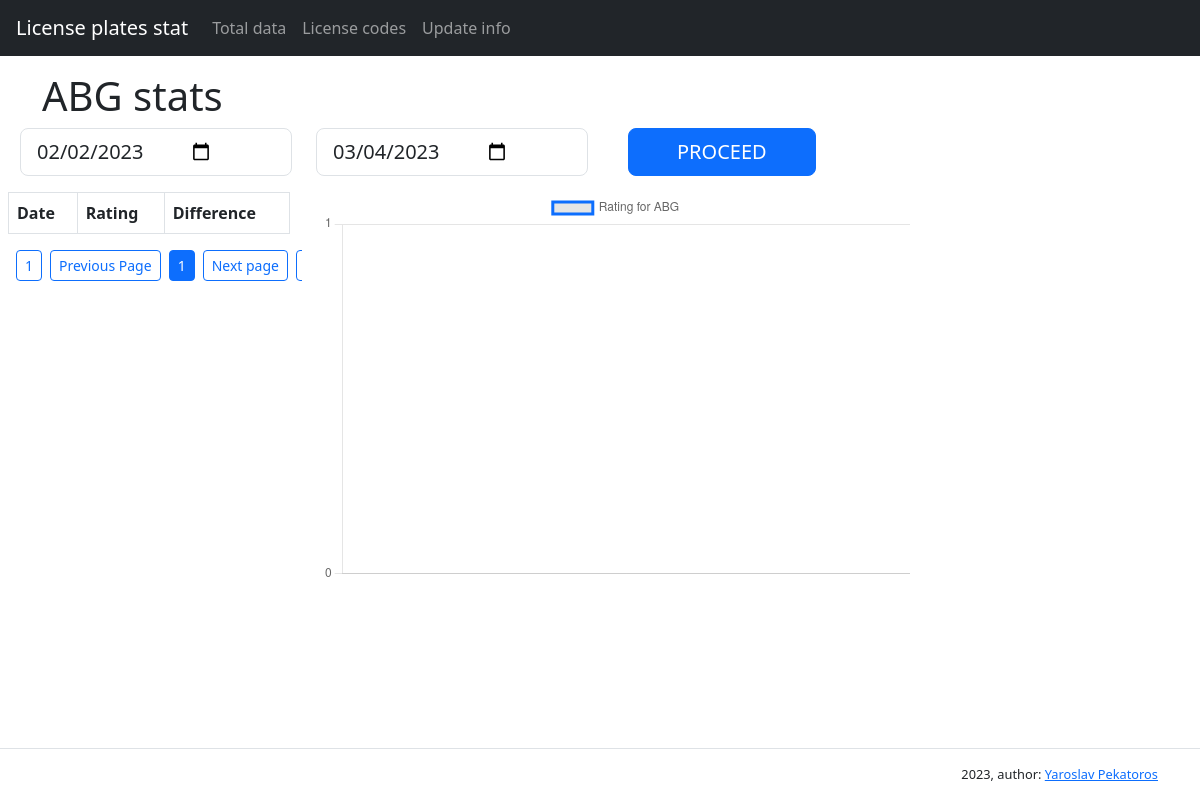
Before: /code/ABG with the older database file.
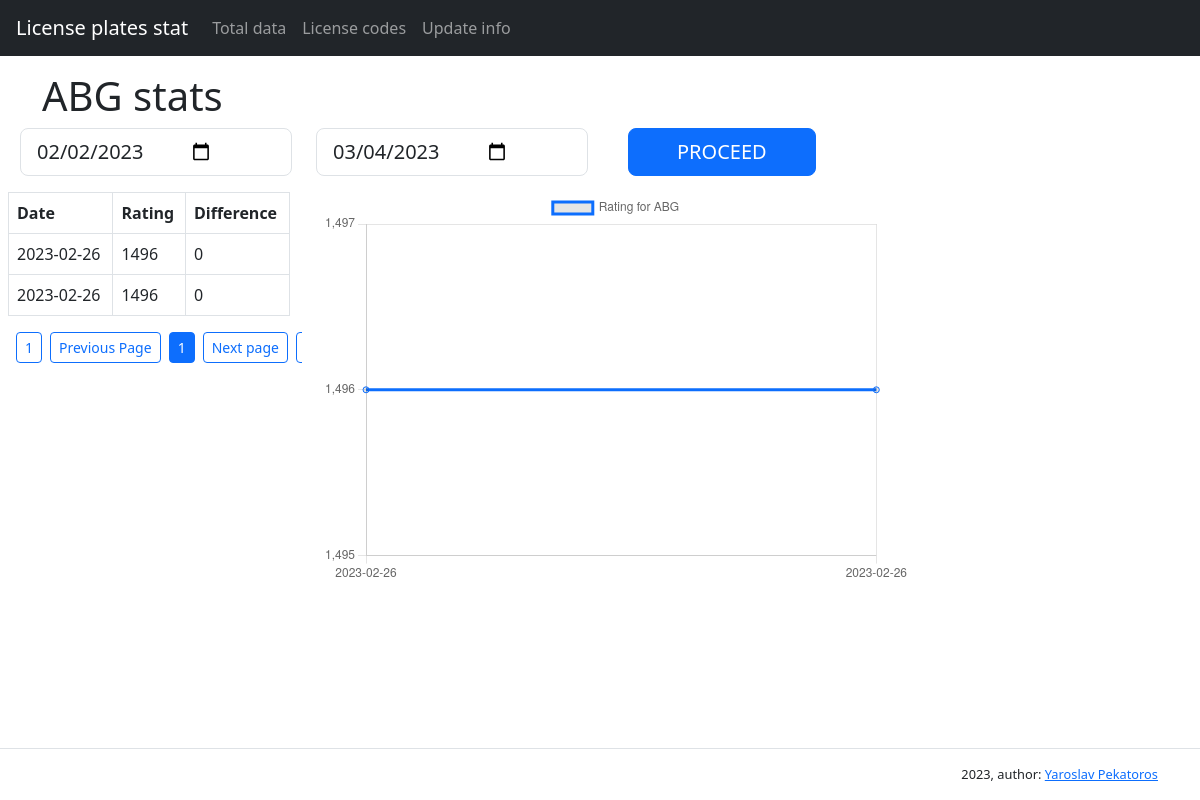
After: the same page with the newer database file.
### tables this page shows
CREATE TABLE letter_values (id INTEGER PRIMARY KEY AUTOINCREMENT,letter_id INTEGER NOT NULL,created_at TIMESTAMP NOT NULL DEFAULT CURRENT_TIMESTAMP,value INTEGER,succeded TEXT,FOREIGN KEY (letter_id) REFERENCES letters (id));

### license_plates_stat/app.py (the view, shortened to what this page needs)
@app.route('/code/<name>', methods=['GET'])
def show_code(name):
    connection = sqlite3.connect('data/database.db')
    cur = connection.cursor()
    view_data = []
    data_limit = 30
    messages = None
    if request.args.get('ask_date'):
        start_date = request.args['start_date']
        end_date = request.args['end_date']
        page = 1
        letter_id = request.args['letter_id']
        try:
            start_date = datetime.datetime.strptime(start_date, '%Y-%m-%d').date()
            end_date = datetime.datetime.strptime(end_date, '%Y-%m-%d').date()
        except Exception:
            flash('Incorrect date format', 'danger')
            messages = get_flashed_messages(with_categories=True)
            return redirect(url_for('show_code', name=name, messages=messages)), 400
        letter_data = cur.execute('SELECT value, created_at FROM letter_values WHERE letter_id = ? AND created_at >= ? AND created_at <= ?', (letter_id, start_date, end_date)).fetchall()
        data_volume = len(letter_data)
        if data_volume != 0:
            pages = (int(data_volume / data_limit) + 1) if data_volume % data_limit != 0 else data_volume / data_limit
        else:
            pages = 1
        offset = 0
        letter_data = cur.execute('SELECT value, created_at FROM letter_values WHERE letter_id = ? AND created_at >= ? AND created_at <= ? LIMIT ? OFFSET ?', (letter_id, start_date, end_date, data_limit, offset)).fetchall()
    else:
        page = 1
        (letter_id,) = cur.execute('SELECT id FROM letters WHERE letter = ?', (name,)).fetchone()
        start_date = datetime.datetime.today().date() - datetime.timedelta(days=30)
        end_date = datetime.datetime.today().date()
        start_date = start_date.strftime("%Y-%m-%d")
        end_date = end_date.strftime("%Y-%m-%d")
        letter_data = cur.execute('SELECT value, created_at FROM letter_values WHERE letter_id = ? AND created_at >= ? AND created_at <= ?', (letter_id, start_date, end_date)).fetchall()
        pages = 1
    for i, elem in enumerate(letter_data):
        value, date = elem
        if i == 0:
            previous_date = datetime.datetime.strptime(letter_data[i][1], '%Y-%m-%d').date() - datetime.timedelta(days=1)
            previous_date_data = cur.execute('SELECT value FROM letter_values WHERE letter_id = ? AND created_at = ?', (letter_id, previous_date)).fetchone()
            if previous_date_data:
                (previous_value,) = previous_date_data
                difference = value - previous_value
            else:
                difference = 0
        if i > 0:
            difference = value - letter_data[i-1][0]
        view_data.append([value, date, difference])
    graph_dates = list([element[1] for element in view_data])
    graph_values = list([element[0] for element in view_data])
    return render_template(
        '/code.html',
        code=name,
        table_data=view_data,
        letter_id=letter_id,
        page=page,
        messages=messages,
        graph_dates = json.dumps(graph_dates),
        graph_values = json.dumps(graph_values),
        end_page=pages,
        start_date=start_date,
        end_date=end_date,
    )

### license_plates_stat/templates/code.html (shortened to what this page needs)
{% extends 'base.html' %}
{% block main %}
<main class="flex-grow-1">
  <div class="container-lg mt-3">
    <h1>{{ code }} stats</h1>
  </div>
    <form action="{{ url_for('show_code', name=code) }}" method="get" required>
      <div class="row mx-2">
        <div class="col-xl-3 col-12 mb-3">
          <input type="date" name="start_date" value="{{ start_date }}" class="d-flex form-control form-control-lg">
        </div>
        <div class="col-xl-3 col-12 mb-3">
        <input type="date" name="end_date" value="{{ end_date }}" class="d-flex form-control form-control-lg">
      </div>
        <div class="col-xl-3 col-12 mb-3">
          <input type="submit" class="btn btn-primary btn-lg ms-3 px-5 text-uppercase mx-3" value="Proceed">
        </div>
      </div>
    </form>
    <div class="row">
      <div class="table-responsive col-xl-3 col-12 mx-2">
        <table id="myTable" class="table table-bordered table-hover text-nowrap" data-test="urls">
            <tbody>
                <tr>
                    <th>Date</th>
                    <th>Rating</th>
                    <th>Difference</th>
                </tr>
                {% if table_data %}
                {% for value, date, difference in table_data %}
                <tr>
                  <td>{{ date }}</td>
                  <td>{{ value }}</td>
                  <td style="color: {% if difference > 0 %}green{% elif difference < 0 %}red{% endif %}">
                    {% if difference > 0 %}+{{ difference }}
                    {% elif difference < 0 %}-{{ difference | abs }}
                    {% else %}{{ difference }}
                    {% endif %}
                  </td>
                </tr>
                {% endfor %}
                {% endif %}
            </tbody>
        </table>
        <ul class="pagination">
          <li class="page-item">
            <form>
            <input type="submit" class="btn btn-outline-primary btn-sm mx-2" value="1">
            </form>
          </li>
          <li class="page-item">
            <form>
            <input type="submit" class="btn btn-outline-primary btn-sm" value="Previous Page">
            </form>
          </li>
          <li class="page-item">
            <button type="button" class="btn btn-primary btn-sm mx-2">{{ page }}</button>
          </li>
          <li class="page-item">
            <form>
            <input type="submit" class="btn btn-outline-primary btn-sm" value="Next page">
            </form>
          </li>
          <li class="page-item">
            <form>
            <input type="submit" class="btn btn-outline-primary btn-sm mx-2" value="Last page">
            </form>
          </li>
        </ul>
      </div>
      <div class="col-xl-6 col-12">
        <canvas id="myChart" width="600" height="400"></canvas>
      </div>
    </div>
  <script>
    const ctx = document.getElementById('myChart').getContext('2d');
    const myChart = new Chart(ctx, {
      type: 'line',
      data: {
        labels: {{ graph_dates|safe }},
        datasets: [{
          label: 'Rating for {{ code }}',
          data: {{ graph_values|safe}},
          fill: false,
          borderColor: 'rgb(13, 110, 253)',
          tension: 0.1
        }]
      },
      options: {
        responsive: true,
        scales: {
          y: {
            ticks: {
              stepSize: 1
            }
          }
        }
      }
    });
  </script>
</main>
{% endblock main %}

Changed rows visible on the page:
now on this page (row edited): letter_values: created_at "2023-02-26", value "1496", difference "0"
now on this page (row edited): letter_values: created_at "2023-02-26", value "1496", difference "0"
Other visible differences:
chart data {{ graph_dates|safe }}: [] → ["2023-02-26", "2023-02-26"]
chart data {{ graph_values|safe }}: [] → [1496, 1496]
